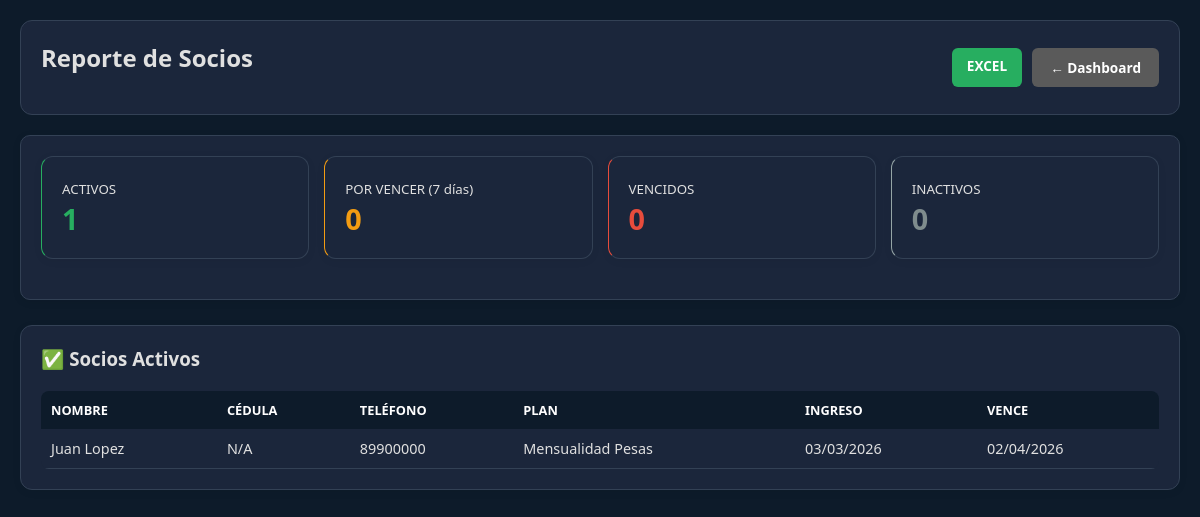
The app's page /views/admin/reporte_socios.php (signed in) with its own data.
### tables this page shows
CREATE TABLE `socios` (
  `id` int(11) NOT NULL,
  `nombre` varchar(50) NOT NULL,
  `apellido` varchar(50) NOT NULL,
  `cedula` varchar(20) DEFAULT NULL,
  `edad` int(3) DEFAULT NULL,
  `telefono` varchar(20) DEFAULT NULL,
  `enfermedad` text DEFAULT NULL,
  `fecha_ingreso` date NOT NULL,
  `emergencia_contacto` varchar(100) DEFAULT NULL,
  `foto_ruta` varchar(255) DEFAULT 'default.png',
  `estado` enum('ACTIVO','INACTIVO','DEUDOR') DEFAULT 'ACTIVO',
  `fecha_vencimiento` date DEFAULT NULL,
  `fecha_renovacion` date DEFAULT NULL,
  `id_plan` int(11) DEFAULT NULL
);

CREATE TABLE `planes` (
  `id` int(11) NOT NULL,
  `nombre_plan` varchar(100) NOT NULL,
  `duracion_dias` int(11) NOT NULL,
  `precio` decimal(10,2) NOT NULL,
  `estado` enum('ACTIVO','INACTIVO') DEFAULT 'ACTIVO'
);

### classes/Reporte.php (called while the page is built, shortened)
<?php
class Reporte {
    private $db;
    public function __construct($db) {
        $this->db = $db;
    }
    public function getSociosEstado($estado = 'ACTIVO') {
        $sql = "SELECT s.*, p.nombre_plan
                FROM socios s
                LEFT JOIN planes p ON s.id_plan = p.id
                WHERE s.estado = ?
                ORDER BY s.fecha_vencimiento ASC";
        $stmt = $this->db->prepare($sql);
        $stmt->execute([$estado]);
        return $stmt->fetchAll(PDO::FETCH_ASSOC);
    }
    public function getSociosPorVencer($dias = 7) {
        $sql = "SELECT s.*, p.nombre_plan
                FROM socios s
                LEFT JOIN planes p ON s.id_plan = p.id
                WHERE s.estado = 'ACTIVO'
                AND s.fecha_vencimiento BETWEEN CURDATE() AND DATE_ADD(CURDATE(), INTERVAL ? DAY)
                ORDER BY s.fecha_vencimiento ASC";
        $stmt = $this->db->prepare($sql);
        $stmt->execute([$dias]);
        return $stmt->fetchAll(PDO::FETCH_ASSOC);
    }
    public function getSociosVencidos() {
        $sql = "SELECT s.*, p.nombre_plan
                FROM socios s
                LEFT JOIN planes p ON s.id_plan = p.id
                WHERE s.estado = 'ACTIVO'
                AND s.fecha_vencimiento < CURDATE()
                ORDER BY s.fecha_vencimiento ASC";
        $stmt = $this->db->prepare($sql);
        $stmt->execute();
        return $stmt->fetchAll(PDO::FETCH_ASSOC);
    }
}

### views/admin/reporte_socios.php (the view, shortened to what this page needs)
<?php
$tema = $_SESSION['tema'] ?? 'default';
require_once "../../classes/Reporte.php";
$db = (new Database())->getConnection();
$reporteObj = new Reporte($db);
$activos = $reporteObj->getSociosEstado('ACTIVO');
$porVencer = $reporteObj->getSociosPorVencer(7);
$vencidos = $reporteObj->getSociosVencidos();
$inactivos = $reporteObj->getSociosEstado('INACTIVO');
?>
<!DOCTYPE html>
<html lang="es">
<head>
    <link rel="stylesheet" href="../../public/css/estilos.css">
</head>
<body class="<?php echo ($tema !== 'default') ? 'tema-' . $tema : ''; ?>">
    <div class="header">
        <h2><i class="fas fa-users"></i> Reporte de Socios</h2>
        <div style="display:flex; gap:10px;">
            <a href="../../controllers/ExportController.php?type=socios" class="btn-accion" style="background:#27ae60; color:white;"><i class="fas fa-file-excel"></i> EXCEL</a>
            <a href="../dashboard.php" class="btn-volver gris">← Dashboard</a>
        </div>
    </div>
    <div class="grid-stats">
        <div class="card-stat card-estado">
            <small>ACTIVOS</small>
            <h2 style="color:#27ae60;"><?= count($activos) ?></h2>
        </div>
        <div class="card-stat card-vencer">
            <small>POR VENCER (7 días)</small>
            <h2 style="color:#f39c12;"><?= count($porVencer) ?></h2>
        </div>
        <div class="card-stat card-vencido">
            <small>VENCIDOS</small>
            <h2 style="color:#e74c3c;"><?= count($vencidos) ?></h2>
        </div>
        <div class="card-stat card-inactivo">
            <small>INACTIVOS</small>
            <h2 style="color:#7f8c8d;"><?= count($inactivos) ?></h2>
        </div>
    </div>
    <div class="seccion">
        <h3>✅ Socios Activos</h3>
        <table>
            <tr><th>Nombre</th><th>Cédula</th><th>Teléfono</th><th>Plan</th><th>Ingreso</th><th>Vence</th></tr>
            <?php if(count($activos) == 0): ?>
            <tr><td colspan="6" style="text-align:center; color:#999;">No hay socios activos</td></tr>
            <?php else: ?>
            <?php foreach($activos as $s): ?>
            <tr>
                <td><?= $s['nombre'] . ' ' . $s['apellido'] ?></td>
                <td><?= $s['cedula'] ?></td>
                <td><?= $s['telefono'] ?></td>
                <td><?= $s['nombre_plan'] ?? 'N/A' ?></td>
                <td><?= date('d/m/Y', strtotime($s['fecha_ingreso'])) ?></td>
                <td><?= $s['fecha_vencimiento'] ? date('d/m/Y', strtotime($s['fecha_vencimiento'])) : 'N/A' ?></td>
            </tr>
            <?php endforeach; ?>
            <?php endif; ?>
        </table>
    </div>
</body>
</html>

### public/css/estilos.css (style rules this page uses)
:root { --primary: #27ae60; --secondary: #2c3e50; --danger: #e74c3c; --warning: #f39c12; --info: #3498db; --dark: #1a1a1a; --light: #f4f4f4; --bg-body: #f4f4f4; --bg-card: #ffffff; --text-main: #333333; --text-muted: #666666; --border-color: #dddddd; --header-bg: #2c3e50; --input-bg: #ffffff; --input-text: #333333; --input-border: #cccccc; --link-color: #2980b9; }
body.tema-darkblue { --primary: #3498db; --secondary: #0d1b2a; --danger: #e74c3c; --warning: #f39c12; --info: #5dade2; --dark: #f4f4f4; --light: #1b263b; --bg-body: #0d1b2a; --bg-card: #1b263b; --text-main: #e0e0e0; --text-muted: #94a3b8; --border-color: #334155; --header-bg: #0d1b2a; --input-bg: #0d1b2a; --input-text: #e0e0e0; --input-border: #334155; --link-color: #3498db; }
* { box-sizing: border-box; }
body { font-family: 'Segoe UI', Tahoma, Geneva, Verdana, sans-serif; background-color: var(--bg-body); color: var(--text-main); margin: 0; }
.card, .stat-card, .actions-box, .chart-box, .tabla-container, .seccion, .filtro-container, .grid-stats, .card-stat, .login-card, .stat-card, .recaudado-header, .calculadora-box, .page-card { background: var(--bg-card); color: var(--text-main); border: 1px solid var(--border-color); border-radius: 10px; padding: 20px; margin-bottom: 20px; box-shadow: 0 2px 8px rgba(0,0,0,0.08); }
.btn-accion, .btn-menu { display: inline-block; padding: 10px 18px; background: var(--secondary); color: white !important; text-decoration: none; border-radius: 6px; font-weight: 600; font-size: 0.85rem; transition: all 0.2s ease; border: none; cursor: pointer; }
.btn-volver { display: inline-block; padding: 8px 15px; background: var(--header-bg); color: white; text-decoration: none; border-radius: 5px; font-size: 0.8rem; font-weight: 600; }
table { width: 100%; border-collapse: collapse; background: var(--bg-card); color: var(--text-main); border-radius: 8px; overflow: hidden; margin-top: 20px; }
th { background: var(--header-bg); color: white; padding: 14px 12px; text-align: left; font-size: 0.8rem; text-transform: uppercase; }
td { padding: 12px; border-bottom: 1px solid var(--border-color); }
h1, h2, h3, h4, h5, h6 { color: var(--text-main); margin-top: 0; }
a { color: var(--link-color); text-decoration: none; }
.btn-volver { display: inline-block; padding: 10px 18px; background: var(--secondary); color: white !important; text-decoration: none; border-radius: 6px; font-weight: 600; font-size: 0.85rem; transition: all 0.2s ease; }
.btn-volver.gris { background: #7f8c8d; }
body.tema-oscuro .btn-volver.gris, body.tema-darkblue .btn-volver.gris { background: #5a5a5a; }

### views/admin/reporte_socios.php (style rules this page uses)
body { background: var(--bg-body); font-family: 'Segoe UI', sans-serif; margin: 0; padding: 20px; color: var(--text-main); }
.header { background: var(--bg-card); padding: 20px; border-radius: 12px; margin-bottom: 20px; display: flex; justify-content: space-between; align-items: center; border: 1px solid var(--border-color); }
.grid-stats { display: grid; grid-template-columns: repeat(auto-fit, minmax(180px, 1fr)); gap: 15px; margin-bottom: 25px; }
.card-stat { background: var(--bg-card); padding: 20px; border-radius: 12px; box-shadow: 0 2px 10px rgba(0,0,0,0.05); border-left: 4px solid #3498db; border: 1px solid var(--border-color); color: var(--text-main); }
.card-stat h2 { margin: 0; font-size: 1.8rem; color: var(--text-main); }
.card-estado { border-left-color: #27ae60; }
.card-vencer { border-left-color: #f39c12; }
.card-vencido { border-left-color: #e74c3c; }
.card-inactivo { border-left-color: #95a5a6; }
.seccion { background: var(--bg-card); padding: 20px; border-radius: 12px; margin-bottom: 20px; box-shadow: 0 2px 10px rgba(0,0,0,0.05); border: 1px solid var(--border-color); color: var(--text-main); }
.seccion h3 { margin: 0 0 15px 0; color: var(--text-main); }
table { width: 100%; border-collapse: collapse; background: var(--bg-card); color: var(--text-main); }
th { background: var(--header-bg); padding: 10px; text-align: left; font-size: 0.8rem; color: white; }
td { padding: 10px; border-bottom: 1px solid var(--border-color); font-size: 0.9rem; }
.btn-accion { padding: 8px 15px; border-radius: 6px; text-decoration: none; font-size: 0.85rem; font-weight: bold; background: var(--header-bg); color: white; }

### records on screen
socios: nombre "Juan", apellido "Lopez", cedula "N/A", telefono "89900000", id_plan.nombre_plan "Mensualidad Pesas", fecha_ingreso "03/03/2026", fecha_vencimiento "02/04/2026"

### other values on screen
count($activos) "1"
count($porVencer) "0"
count($vencidos) "0"
count($inactivos) "0"
